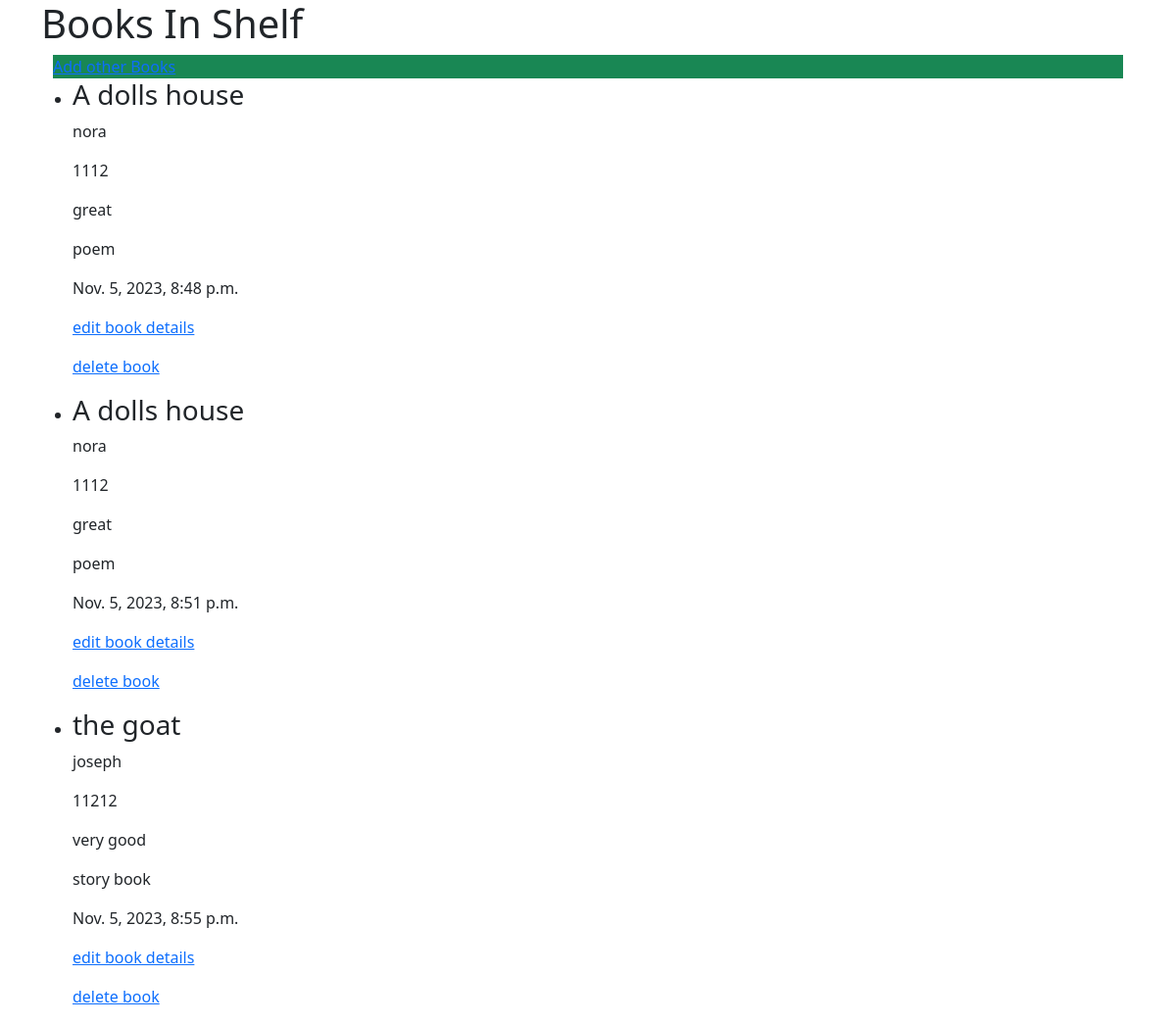
The page / on the database its author committed.
### my_bookshelf/models.py (models this page shows)
class Bookshelf(models.Model):
    title= models.CharField(max_length=20,default='')
    author=models.CharField(max_length=20, default='')
    isbn=models.CharField(max_length=30, default='')
    summary=models.TextField(max_length=100, default='')
    genre=models.CharField(max_length=20,default='')
    publish_date=models.DateTimeField(auto_now=True)

### my_bookshelf/views.py (the view)
# urls.py: path('', views.view_book, name='view_book'),
def view_book(request):
    book = Bookshelf.objects.all()
    return render(request, 'viewBook.html', {'book': book})

### templates/viewBook.html (shortened to what this page needs)
<!DOCTYPE html>
<html lang="en" xmlns="http://www.w3.org/1999/html" xmlns="http://www.w3.org/1999/html">
<head>
    {% load static %}
    <link rel="stylesheet" href="{% static 'css/bootstrap.min.css' %}">
</head>
<body>
<div class="container">
    <h1>Books In Shelf</h1>
      <div class="container-fluid float-sm-end">
          <div class=" text-bg-success ">
    <a href="{% url 'add_book' %}">Add other Books</a>
              </div>
</div>
    <ul>
        {% for y in book %}
            <li>
            <h3>{{ y.title }}</h3>
            <p>{{ y.author }}</p>
            <p>{{ y.isbn }}</p>
            <p>{{ y.summary }}</p>
            <p>{{ y.genre }}</p>
            <p>{{ y.publish_date }}</p>
            </li>
            <a href="{% url 'update_book' y.id %}">edit book details </a>
            <a href="{% url 'delete_book' y.id %}">delete book</a>
        {% endfor %}
    </ul>
</div>
</body>
</html>

### rows shown on the page
Bookshelf: title "A dolls house", author "nora", isbn "1112", summary "great", genre "poem", publish_date "Nov. 5, 2023, 8:48 p.m."
Bookshelf: title "A dolls house", author "nora", isbn "1112", summary "great", genre "poem", publish_date "Nov. 5, 2023, 8:51 p.m."
Bookshelf: title "the goat", author "joseph", isbn "11212", summary "very good", genre "story book", publish_date "Nov. 5, 2023, 8:55 p.m."
